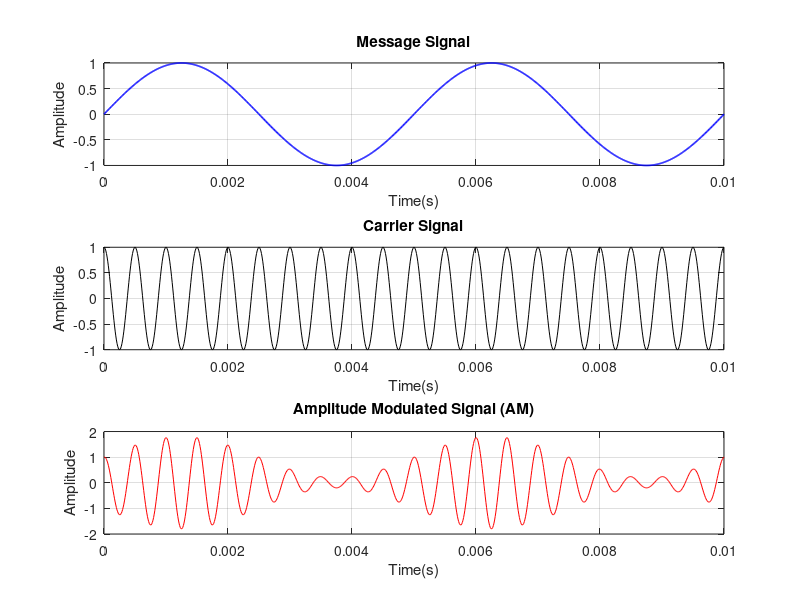
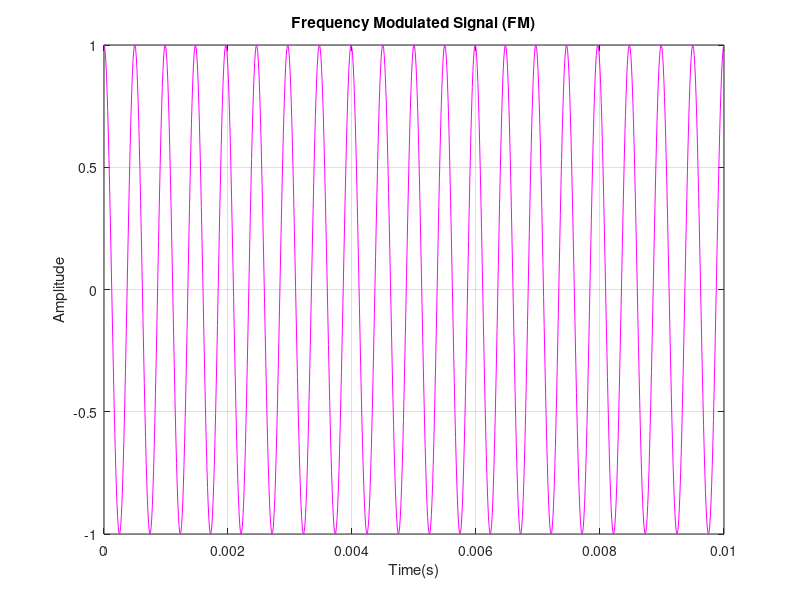
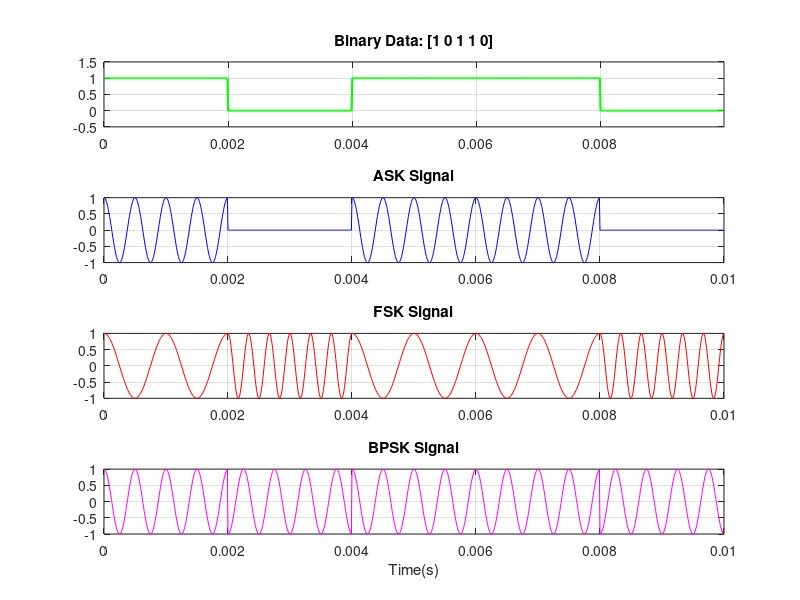

Recreate these plots in MATLAB, in order.
%% Practical 1: Analog (AM, FM) and Digital (ASK, FSK, PSK) Modulation 
clc; clear; close all; %% ---- Parameters ---- 
fs = 100000;              % Sampling frequency (Hz) 

t  = 0:1/fs:0.01;         % Time vector for analog signals 
fm = 200;                 % Message frequency (Hz) 
fc = 2000;                % Carrier frequency (Hz) 
Am = 1; Ac = 1;           % Amplitudes 
ka = 0.8;                 % Amplitude sensitivity (AM) 
kf = 50;                  % Frequency sensitivity (FM) 

m = Am*sin(2*pi*fm*t); 
c = Ac*cos(2*pi*fc*t); 

s_am = Ac*(1 + ka*m).*cos(2*pi*fc*t);

s_fm = Ac*cos(2*pi*fc*t + 2*pi*kf*cumsum(m)/fs); 

bits = [1 0 1 1 0]; Tb = 0.002;                        % Bit duration (s) 
tb = 0:1/fs:Tb-1/fs; bit_signal = []; 
for i = 1:length(bits)     
    if bits(i) == 1         
        bit_signal = [bit_signal, ones(1,length(tb))];     
    else         bit_signal = [bit_signal, zeros(1,length(tb))];     
    end 
end 
td = 0:1/fs:(Tb*length(bits))-1/fs; 

s_ask = Ac*bit_signal.*cos(2*pi*fc*td); 

f1 = 1000; f2 = 3000; s_fsk = zeros(1,length(td)); 
for i = 1:length(td)     
    if bit_signal(i) == 1         
        s_fsk(i) = Ac*cos(2*pi*f1*td(i));     
    else         
        s_fsk(i) = Ac*cos(2*pi*f2*td(i));     
    end 
end 

s_psk = Ac*cos(2*pi*fc*td + pi*(1-bit_signal)); 

figure(1); 
subplot(3,1,1); plot(t,m,'b','LineWidth',1.2); title('Message Signal'); 
xlabel('Time(s)'); ylabel('Amplitude'); grid on; 
subplot(3,1,2); plot(t,c,'k'); title('Carrier Signal'); 
xlabel('Time(s)'); ylabel('Amplitude'); grid on; 
subplot(3,1,3); plot(t,s_am,'r'); title('Amplitude Modulated Signal (AM)'); 
xlabel('Time(s)'); ylabel('Amplitude'); grid on; 


figure(2); 
plot(t,s_fm,'m'); title('Frequency Modulated Signal (FM)');
xlabel('Time(s)'); ylabel('Amplitude'); grid on; 

figure(3); 
subplot(4,1,1); plot(td,bit_signal,'g','LineWidth',1.5); 
title('Binary Data: [1 0 1 1 0]'); axis([0 max(td) -0.5 1.5]); grid on; 
subplot(4,1,2); plot(td,s_ask,'b'); title('ASK Signal'); grid on; 
subplot(4,1,3); plot(td,s_fsk,'r'); title('FSK Signal'); grid on; 
subplot(4,1,4); plot(td,s_psk,'m'); title('BPSK Signal'); grid on; 
xlabel('Time(s)'); 
